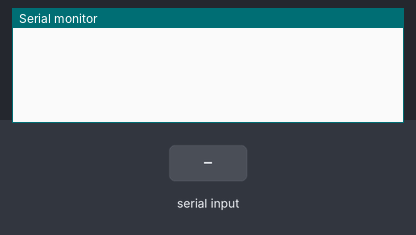
Recording of a sketch running on a simulated Arduino Uno, built with avr-gcc and run on an emulated ATmega328P. Parts: the last lines printed to the serial monitor. The inputs (shaded band) are chosen by the test bench.

Above: at 0.9 s.
1.0 s: "s" received over Serial
At 1.8 s:
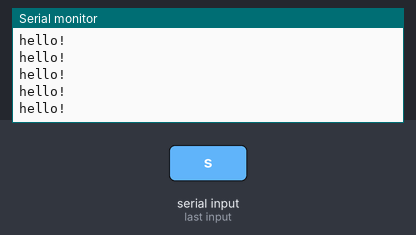
2.9 s: "b" received over Serial
At 3.5 s:
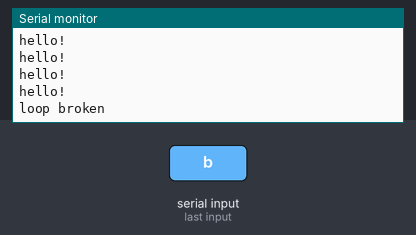
4.4 s: "s" received over Serial
At 5.5 s:
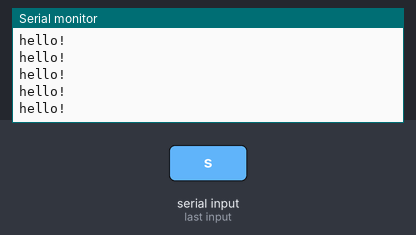

The sketch:

nested_while_loop.ino
```cpp
// C++ code
// nested while loop
void setup()
{
  Serial.begin(9600);
  while(1){
    if (Serial.read()=='s'){
 while (1){
 Serial.println("hello!");
   if(Serial.read()=='b'){
     break;
 }
 }
  Serial.println("loop broken");
}
}
}
void loop()
{

}
```

Measured:
- after the input at 1.0 s, the serial monitor: prints a new line at once (image 1)
- after the input at 2.9 s, the serial monitor: prints a new line after 0.07 s (image 2)
